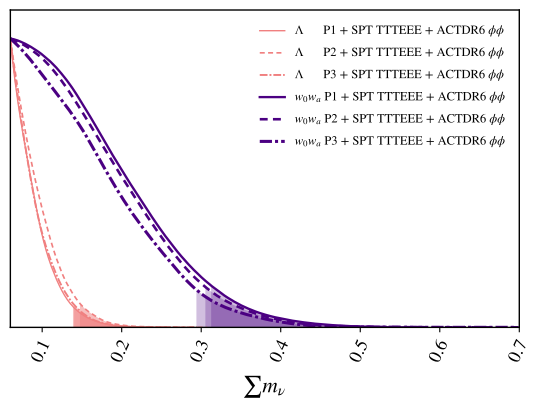

The Python source for this figure:
import getdist.plots as gplot
from getdist import MCSamples
from getdist import loadMCSamples
import os
import matplotlib
import subprocess
import matplotlib.pyplot as plt
import numpy as np

# GENERAL PLOT OPTIONS
matplotlib.rcParams['mathtext.fontset'] = 'stix'
matplotlib.rcParams['font.family'] = 'STIXGeneral'
matplotlib.rcParams['mathtext.rm'] = 'Bitstream Vera Sans'
matplotlib.rcParams['mathtext.it'] = 'Bitstream Vera Sans:italic'
matplotlib.rcParams['mathtext.bf'] = 'Bitstream Vera Sans:bold'
matplotlib.rcParams['xtick.bottom'] = True
matplotlib.rcParams['xtick.top'] = False
matplotlib.rcParams['ytick.right'] = False
matplotlib.rcParams['axes.edgecolor'] = 'black'
matplotlib.rcParams['axes.linewidth'] = '1.0'
matplotlib.rcParams['axes.labelsize'] = 'medium'
matplotlib.rcParams['axes.grid'] = True
matplotlib.rcParams['grid.linewidth'] = '0.0'
matplotlib.rcParams['grid.alpha'] = '0.18'
matplotlib.rcParams['grid.color'] = 'lightgray'
matplotlib.rcParams['legend.labelspacing'] = 0.77
matplotlib.rcParams['savefig.bbox'] = 'tight'
matplotlib.rcParams['savefig.format'] = 'pdf'

chaindir=os.getcwd()

analysissettings={'smooth_scale_1D':0.35,'smooth_scale_2D':0.35,'ignore_rows': u'0.5',
'range_confidence' : u'0.01'}

analysissettings2={'smooth_scale_1D':0.35,'smooth_scale_2D':0.35,'ignore_rows': u'0.0',
'range_confidence' : u'0.01'}

root_chains = (
  'EXAMPLE_MCMC19',
  'EXAMPLE_MCMC20',
  'EXAMPLE_MCMC21',
  'EXAMPLE_MCMC22',
  'EXAMPLE_MCMC23',
  'EXAMPLE_MCMC24',
  'EXAMPLE_MCMC25',
  'EXAMPLE_MCMC26',
  'EXAMPLE_MCMC27'
)

num_points_thin = 50000

# --------------------------------------------------------------------------------
samples=loadMCSamples(chaindir + '/../chains/' + root_chains[0],settings=analysissettings)
samples.thin(factor = int(np.sum(samples.weights)/num_points_thin))
p = samples.getParams()
samples.addDerived(p.omegam*p.H0/100.,name='gamma',label='{\\Omega_m h}')
samples.addDerived(p.s8omegamp5/0.5477225575,name='SS8',label='{S_8}')
samples.addDerived(p.mnu,name='mnu2',label='{\\sum m_\\nu}', range=[0.06,0.7])
samples.saveAsText(chaindir + '/.VM_P102_TMP1')
# --------------------------------------------------------------------------------
samples=loadMCSamples(chaindir + '/../chains/' + root_chains[1],settings=analysissettings)
samples.thin(factor = int(np.sum(samples.weights)/num_points_thin))
p = samples.getParams()
samples.addDerived(p.omegam*p.H0/100.,name='gamma',label='{\\Omega_m h}')
samples.addDerived(p.s8omegamp5/0.5477225575,name='SS8',label='{S_8}')
samples.addDerived(p.mnu,name='mnu2',label='{\\sum m_\\nu}', range=[0.06,0.7])
samples.saveAsText(chaindir + '/.VM_P102_TMP2')
# --------------------------------------------------------------------------------
samples=loadMCSamples(chaindir + '/../chains/' + root_chains[2],settings=analysissettings)
samples.thin(factor = int(np.sum(samples.weights)/num_points_thin))
p = samples.getParams()
samples.addDerived(p.omegam*p.H0/100.,name='gamma',label='{\\Omega_m h}')
samples.addDerived(p.s8omegamp5/0.5477225575,name='SS8',label='{S_8}')
samples.addDerived(p.mnu,name='mnu2',label='{\\sum m_\\nu}', range=[0.06,0.7])
samples.saveAsText(chaindir + '/.VM_P102_TMP3')
# --------------------------------------------------------------------------------
# --------------------------------------------------------------------------------
samples=loadMCSamples(chaindir + '/../chains/' + root_chains[3],settings=analysissettings)
samples.thin(factor = int(np.sum(samples.weights)/num_points_thin))
p = samples.getParams()
samples.addDerived(p.omegam*p.H0/100.,name='gamma',label='{\\Omega_m h}')
samples.addDerived(p.s8omegamp5/0.5477225575,name='SS8',label='{S_8}')
samples.addDerived(p.mnu,name='mnu2',label='{\\sum m_\\nu}', range=[0.06,0.7])
samples.saveAsText(chaindir + '/.VM_P102_TMP4')
# --------------------------------------------------------------------------------
samples=loadMCSamples(chaindir + '/../chains/' + root_chains[4],settings=analysissettings)
samples.thin(factor = int(np.sum(samples.weights)/num_points_thin))
p = samples.getParams()
samples.addDerived(p.omegam*p.H0/100.,name='gamma',label='{\\Omega_m h}')
samples.addDerived(p.s8omegamp5/0.5477225575,name='SS8',label='{S_8}')
samples.addDerived(p.mnu,name='mnu2',label='{\\sum m_\\nu}', range=[0.06,0.7])
samples.saveAsText(chaindir + '/.VM_P102_TMP5')
# --------------------------------------------------------------------------------
samples=loadMCSamples(chaindir + '/../chains/' + root_chains[5],settings=analysissettings)
samples.thin(factor = int(np.sum(samples.weights)/num_points_thin))
p = samples.getParams()
samples.addDerived(p.omegam*p.H0/100.,name='gamma',label='{\\Omega_m h}')
samples.addDerived(p.s8omegamp5/0.5477225575,name='SS8',label='{S_8}')
samples.addDerived(p.mnu,name='mnu2',label='{\\sum m_\\nu}', range=[0.06,0.7])
samples.saveAsText(chaindir + '/.VM_P102_TMP6')
# --------------------------------------------------------------------------------
# --------------------------------------------------------------------------------
samples=loadMCSamples(chaindir + '/../chains/' + root_chains[6],settings=analysissettings)
samples.thin(factor = int(np.sum(samples.weights)/num_points_thin))
p = samples.getParams()
samples.addDerived(p.omegam*p.H0/100.,name='gamma',label='{\\Omega_m h}')
samples.addDerived(p.s8omegamp5/0.5477225575,name='SS8',label='{S_8}')
samples.addDerived(p.mnu,name='mnu2',label='{\\sum m_\\nu}', range=[0.06,0.7])
samples.saveAsText(chaindir + '/.VM_P102_TMP7')
# --------------------------------------------------------------------------------
samples=loadMCSamples(chaindir + '/../chains/' + root_chains[7],settings=analysissettings)
samples.thin(factor = int(np.sum(samples.weights)/num_points_thin))
p = samples.getParams()
samples.addDerived(p.omegam*p.H0/100.,name='gamma',label='{\\Omega_m h}')
samples.addDerived(p.s8omegamp5/0.5477225575,name='SS8',label='{S_8}')
samples.addDerived(p.mnu,name='mnu2',label='{\\sum m_\\nu}', range=[0.06,0.7])
samples.saveAsText(chaindir + '/.VM_P102_TMP8')
# --------------------------------------------------------------------------------
samples=loadMCSamples(chaindir + '/../chains/' + root_chains[8],settings=analysissettings)
samples.thin(factor = int(np.sum(samples.weights)/num_points_thin))
p = samples.getParams()
samples.addDerived(p.omegam*p.H0/100.,name='gamma',label='{\\Omega_m h}')
samples.addDerived(p.s8omegamp5/0.5477225575,name='SS8',label='{S_8}')
samples.addDerived(p.mnu,name='mnu2',label='{\\sum m_\\nu}', range=[0.06,0.7])
samples.saveAsText(chaindir + '/.VM_P102_TMP9')
# --------------------------------------------------------------------------------



#GET DIST PLOT SETUP
g = gplot.get_single_plotter(
  chain_dir=chaindir,
  analysis_settings=analysissettings2,
  width_inch=5.3
)

g.settings.axis_tick_x_rotation=65
g.settings.lw_contour = 1.2
g.settings.legend_rect_border = False
g.settings.figure_legend_frame = False
g.settings.axes_fontsize = 13.0
g.settings.legend_fontsize = 9.0
g.settings.alpha_filled_add = 0.85
g.settings.lab_fontsize=15.5
g.legend_labels=False
g.settings.constrained_layout=True

g.plots_1d(
  [ 
    chaindir + '/.VM_P102_TMP1', 
    chaindir + '/.VM_P102_TMP4', 
    chaindir + '/.VM_P102_TMP7', 
    chaindir + '/.VM_P102_TMP3',
    chaindir + '/.VM_P102_TMP6',
    chaindir + '/.VM_P102_TMP9'
  ],
  params=[u'mnu2'],
  line_args=[
    {'lw': 1.0,'ls': 'solid', 'color':'lightcoral'},
    {'lw': 1.2,'ls': '--', 'color':'lightcoral'},
    {'lw': 1.4,'ls': '-.', 'color': 'lightcoral'},
    {'lw': 1.7,'ls': 'solid', 'color':'indigo'},
    {'lw': 1.9,'ls': '--', 'color':'indigo'},
    {'lw': 2.2,'ls': '-.', 'color': 'indigo'}
  ]
)

g.settings.tight_layout=True
g.finish_plot(
  legend_labels=[
    '$\\Lambda \\quad \\,\\,\\,$  P1 + SPT TTTEEE + ACTDR6 $\phi\phi$',
    '$\\Lambda \\quad \\,\\,\\,$  P2 + SPT TTTEEE + ACTDR6 $\phi\phi$',
    '$\\Lambda \\quad \\,\\,\\,$  P3 + SPT TTTEEE + ACTDR6 $\phi\phi$',
    '$w_0w_a$ P1 + SPT TTTEEE + ACTDR6 $\phi\phi$',
    '$w_0w_a$ P2 + SPT TTTEEE + ACTDR6 $\phi\phi$',
    '$w_0w_a$ P3 + SPT TTTEEE + ACTDR6 $\phi\phi$'
  ],
  no_extra_legend_space=True,
  legend_loc=(0.47,0.625)
)

ax = g.get_axes()
ax.set_xlim(0.06,0.7)

# --------------------------------------------------------------------------------
samples        = loadMCSamples(chaindir + '/.VM_P102_TMP3',settings=analysissettings2)
stats          = samples.getMargeStats()
sampleAnalyser = gplot.MCSampleAnalysis(chaindir,settings=analysissettings2)
lims           = stats.parWithName('mnu2').limits
density        = sampleAnalyser.get_density(chaindir + '/.VM_P102_TMP3', param='mnu2')

tmp0 = []
tmp1 = []
for i in range(0,len(density.x)) :
  if((density.x[i] < lims[1].lower) or density.x[i] > lims[1].upper) :
    tmp0.append(density.x[i])
    tmp1.append(density.P[i])
plt.gca().fill_between(tmp0, 0, tmp1, facecolor='indigo',alpha=0.25) 
# --------------------------------------------------------------------------------
samples        = loadMCSamples(chaindir + '/.VM_P102_TMP6',settings=analysissettings2)
stats          = samples.getMargeStats()
sampleAnalyser = gplot.MCSampleAnalysis(chaindir,settings=analysissettings2)
lims           = stats.parWithName('mnu2').limits
density        = sampleAnalyser.get_density(chaindir + '/.VM_P102_TMP6', param='mnu2')

tmp0 = []
tmp1 = []
for i in range(0,len(density.x)) :
  if((density.x[i] < lims[1].lower) or density.x[i] > lims[1].upper) :
    tmp0.append(density.x[i])
    tmp1.append(density.P[i])
plt.gca().fill_between(tmp0, 0, tmp1, facecolor='indigo',alpha=0.25) 
# --------------------------------------------------------------------------------
samples        = loadMCSamples(chaindir + '/.VM_P102_TMP9',settings=analysissettings2)
stats          = samples.getMargeStats()
sampleAnalyser = gplot.MCSampleAnalysis(chaindir,settings=analysissettings2)
lims           = stats.parWithName('mnu2').limits
density        = sampleAnalyser.get_density(chaindir + '/.VM_P102_TMP9', param='mnu2')

tmp0 = []
tmp1 = []
for i in range(0,len(density.x)) :
  if((density.x[i] < lims[1].lower) or density.x[i] > lims[1].upper) :
    tmp0.append(density.x[i])
    tmp1.append(density.P[i])
plt.gca().fill_between(tmp0, 0, tmp1, facecolor='indigo',alpha=0.25) 
# --------------------------------------------------------------------------------
samples        = loadMCSamples(chaindir + '/.VM_P102_TMP1',settings=analysissettings2)
stats          = samples.getMargeStats()
sampleAnalyser = gplot.MCSampleAnalysis(chaindir,settings=analysissettings2)
lims           = stats.parWithName('mnu2').limits
density        = sampleAnalyser.get_density(chaindir + '/.VM_P102_TMP1', param='mnu2')

tmp0 = []
tmp1 = []
for i in range(0,len(density.x)) :
  if((density.x[i] < lims[1].lower) or density.x[i] > lims[1].upper) :
    tmp0.append(density.x[i])
    tmp1.append(density.P[i])
plt.gca().fill_between(tmp0, 0, tmp1, facecolor='lightcoral',alpha=0.5) 
# --------------------------------------------------------------------------------
samples        = loadMCSamples(chaindir + '/.VM_P102_TMP4',settings=analysissettings2)
stats          = samples.getMargeStats()
sampleAnalyser = gplot.MCSampleAnalysis(chaindir,settings=analysissettings2)
lims           = stats.parWithName('mnu2').limits
density        = sampleAnalyser.get_density(chaindir + '/.VM_P102_TMP4', param='mnu2')

tmp0 = []
tmp1 = []
for i in range(0,len(density.x)) :
  if((density.x[i] < lims[1].lower) or density.x[i] > lims[1].upper) :
    tmp0.append(density.x[i])
    tmp1.append(density.P[i])
plt.gca().fill_between(tmp0, 0, tmp1, facecolor='lightcoral',alpha=0.5) 
# --------------------------------------------------------------------------------
samples        = loadMCSamples(chaindir + '/.VM_P102_TMP7',settings=analysissettings2)
stats          = samples.getMargeStats()
sampleAnalyser = gplot.MCSampleAnalysis(chaindir,settings=analysissettings2)
lims           = stats.parWithName('mnu2').limits
density        = sampleAnalyser.get_density(chaindir + '/.VM_P102_TMP7', param='mnu2')

tmp0 = []
tmp1 = []
for i in range(0,len(density.x)) :
  if((density.x[i] < lims[1].lower) or density.x[i] > lims[1].upper) :
    tmp0.append(density.x[i])
    tmp1.append(density.P[i])
plt.gca().fill_between(tmp0, 0, tmp1, facecolor='lightcoral',alpha=0.5) 
# --------------------------------------------------------------------------------

# --------------------------------------------------------------------------------

# --------------------------------------------------------------------------------

g.export()
